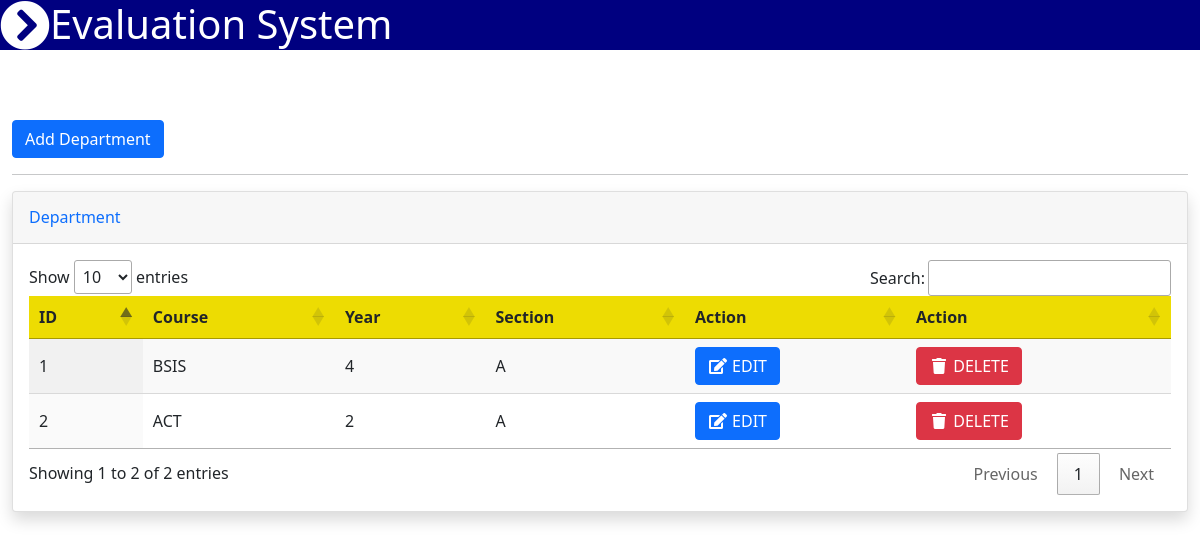
Screenshot of /department.php (signed in) with the database file from the repository.
### tables this page shows
CREATE TABLE `department` (
  `id` int(30) NOT NULL,
  `course` varchar(30) NOT NULL,
  `year` int(30) NOT NULL,
  `section` varchar(30) NOT NULL
);

### department.php (the view, shortened to what this page needs)
<?php include_once'navbar.php'; ?>
<body id="page-top">
<div class="container-fluid py-5 my-5">
<button type="button" class="btn btn-primary" data-bs-toggle="modal" data-bs-target="#staticBackdrop">
    Add Department
    </button>
    <hr>
    <div class="card shadow mb-4">
        <div class="card-header py-3">
            <h6 class="m-0 font-weight-bold text-primary">Department</h6>
        </div>
        <div class="card-body">
            <div class="table-responsive">
            <?php
            include_once'koneksyon.php';
            $qryview = "SELECT * FROM department";
            $result = mysqli_query($koneksyon, $qryview);
            ?>
                <table class="display" id="myTable" width="100%" cellspacing="0">
                    <thead style="background-color: #eddc02;">
                        <tr>
                            <th>ID</th>
                            <th>Course</th>
                            <th>Year</th>
                            <th>Section</th>
                            <th>Action</th>
                            <th>Action</th>
                        </tr>
                    </thead>
                    <?php
                    $no = 1;
                    while($row = mysqli_fetch_array($result)) { ?>
                        <tr>
                            <td><?php echo $no; ?></td>
                            <td><?php echo $row['course'] ?></td>
                            <td><?php echo $row['year'] ?></td>
                            <td><?php echo $row['section'] ?></td>
                            <td><a type="button" class="btn btn-primary" href="viewedit_classlist.php?clist=<?php echo $row['id']; ?>"><span class="fa fa-fw fa-edit"></span> EDIT</a></td>
                            <td><button class="btn btn-danger" type="button" onClick="deleteme(<?php echo $row['id']; ?>)" name="delete"><span class="fa fa-fw fa-trash"></span> DELETE </button></td>
                        </tr>
                    <?php $no++; } ?>
                </table>
            </div>
        </div>
    </div>
</div>
</body>

### rows the page displays
department: course "BSIS", year "4", section "A"
department: course "ACT", year "2", section "A"
